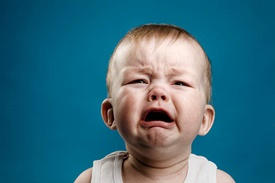
#> input picture PatternOffline2/TemplateMatching/baby.jpg, 275 x 183 px
$ python _two.py
#> lines starting #> are read from the running program, lines starting #| are printed output that depends on the picture; long printed decimals are rounded
### PatternOffline2/TemplateMatching/common.py
import matplotlib.patches as patches
import matplotlib.pyplot as plt
import numpy as np
from PIL import Image
import cv2

def get_img_arrays(test_image, ref_image):
    test = cv2.imread(test_image, cv2.IMREAD_GRAYSCALE) / 255.0
    ref = cv2.imread(ref_image, cv2.IMREAD_GRAYSCALE)   /255.0
    return test, ref

# [4 lines left out: function get_img_arrays_int, not called in this run]


def cost(test, ref, i, j):
    temp = test[i:i+ref.shape[0], j:j+ref.shape[1]]
    #print(j, i)
    return np.sum(np.square(temp - ref))


def show_img(test_image,ref_image, coord): # coord = (x, y)
    test = np.array(Image.open(test_image), dtype=np.uint8)
    ref = np.array(Image.open(ref_image), dtype=np.uint8)
    # Create figure and axes
    fig,ax = plt.subplots(1,3, gridspec_kw = {'width_ratios':[ref.shape[1], test.shape[1],test.shape[1]]})
    ax[0].set_title('Ref. image')
    ax[1].set_title('Test image')
    ax[2].set_title('Coord. in Test image')
    # Display the image
    ax[0].imshow(ref) #, shape=imarray.shape[:2])
    ax[1].imshow(test) #, shape=imarray2.shape[:2])
    ax[2].imshow(test)
    # Create a Rectangle patch
    rect = patches.Rectangle( coord,ref.shape[1],ref.shape[0],linewidth=2,edgecolor='r',facecolor='none')
    # Add the patch to the Axes
    ax[2].add_patch(rect)
    plt.show()

### PatternOffline2/TemplateMatching/_two.py
import numpy as np
import time
from common import show_img, cost, get_img_arrays
import math

def logsearch(test, ref, search_area):
    d_thresh = ref.shape[0] * ref.shape[1] * 0.001
    # Each pixel was an integer from 0 to 255 before we normalized them. So minimum difference between
    # two pixels is 1/255 = 0.0039.. becomes 0.000015... if squared. And we are allowing average squared difference
    # of 0.001
    print('Acceptable cost value:', d_thresh)
    #print(search_area)

    # search width = p, height = q
    p = search_area[2] - search_area[0]
    q = search_area[3] - search_area[1]
    dwidth = 2**(math.ceil(math.log2(p/2)) -1)
    dheight = 2**(math.ceil(math.log2(q/2)) - 1)
    coord = center = (p//2, q//2)
   # print(dwidth, dheight)

    d = cost(test, ref, center[1], center[0])
    while dwidth >=1 and dheight >=1:
        for dx in [0,1,-1]:
            for dy in [0, 1, -1]:

                j, i =  center[0] + dx * dwidth, center[1] + dy * dheight
                if (dx ==0 and dy == 0) or j < search_area[0] or j>search_area[2] or i < search_area[1] or i > search_area[3]:
                    continue
                #print(j, i, dwidth, dheight, d)
                d_cur = cost(test, ref, i, j)
                if d_cur<d:
                    d = d_cur
                    coord = (j, i)
                    if d < d_thresh:
                        return coord, False
        dwidth//=2
        dheight//=2
        center = coord

    return coord, True


def find_template_2dlog(test, ref):
    st = time.time()

    search_area = (0, 0, test.shape[1]- ref.shape[1]-1, test.shape[0] - ref.shape[0]-1) # top left and bottom right
    coord, completed = logsearch(test, ref, search_area)
    print('Program ended', completed*'normally.', (not completed)*'at accepted cost.')
    return coord, time.time() - st

def run(test_image, ref_image):
    test, ref = get_img_arrays(test_image, ref_image)
    coord , time_diff = find_template_2dlog(test, ref)
    print('Ans:', coord, "Time taken: {} seconds".format(time_diff))
    show_img(test_image, ref_image, coord)

def main():
    run('baby.jpg', 'babyr2.jpg')
#> in get_img_arrays, `test = cv2.imread(test_image, cv2.IMREAD_GRAYSCALE) / 255.0`:
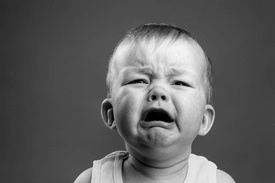
#> test: shape (183, 275) float64; min 0, max 0.965, mean 0.371
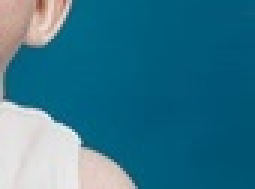
#> input picture PatternOffline2/TemplateMatching/babyr2.jpg, 85 x 63 px (shown 3 times larger)
#> in get_img_arrays, `ref = cv2.imread(ref_image, cv2.IMREAD_GRAYSCALE)   /255.0`:
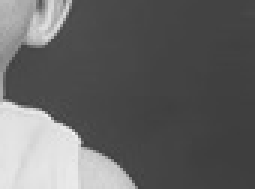
#> ref: shape (63, 85) float64 (shown 3 times larger); min 0.239, max 0.957, mean 0.391
#| Acceptable cost value: 5.355
#> in cost, `temp = test[i:i+ref.shape[0], j:j+ref.shape[1]]`:
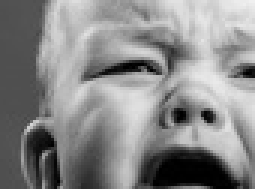
#> temp: shape (63, 85) float64 (shown 3 times larger); min 0, max 0.941, mean 0.534
#> in logsearch, `d = cost(test, ref, center[1], center[0])`: d = 911
#> the loop in logsearch, `while dwidth >=1 and dheight >=1:` made 6 passes
#> dwidth on passes 1 to 6: 32, 16, 8, 4, 2, 1
#> pass 1, in cost (call 4), `temp = test[i:i+ref.shape[0], j:j+ref.shape[1]]`:
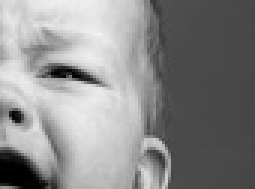
#> temp: shape (63, 85) float64 (shown 3 times larger); min 0, max 0.949, mean 0.544
#> pass 1, in cost (call 5), `temp = test[i:i+ref.shape[0], j:j+ref.shape[1]]`:
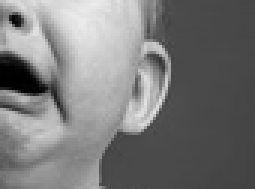
#> temp: shape (63, 85) float64 (shown 3 times larger); min 0, max 0.925, mean 0.476
#> after the loop in logsearch, `while dwidth >=1 and dheight >=1:`: coord = (80, 119); d = 243.9; dheight = 0; dwidth = 1
#> in find_template_2dlog, `coord, completed = logsearch(test, ref, search_area)`: coord = (80, 119); completed = True
#| Program ended normally.
#> in run, `coord , time_diff = find_template_2dlog(test, ref)`: coord = (80, 119); time_diff = 0.0208
#| Ans: (80, 119) Time taken: 0.0208 seconds
#> in show_img, `plt.show()`:
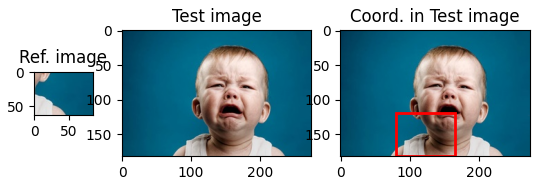
#> figure drawn by matplotlib, 3 panels

if __name__ == '__main__':
    main()
